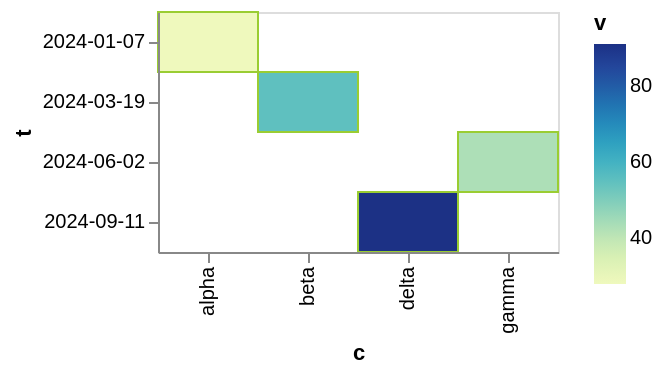

Write a Vega-Lite specification for this figure.
### Vega-Lite specification from a JSON file in a GitHub repository (floating-point values rounded to 4 significant figures)
{"$schema": "https://vega.github.io/schema/vega-lite/v6.json", "width": 200, "height": 120, "data": {"values": [{"c": "alpha", "v": 28, "w": 3, "t": "2024-01-07"}, {"c": "beta", "v": 55, "w": 7, "t": "2024-03-19"}, {"c": "gamma", "v": 43, "w": 5, "t": "2024-06-02"}, {"c": "delta", "v": 91, "w": 9, "t": "2024-09-11"}]}, "mark": "rect", "encoding": {"x": {"field": "c", "type": "nominal"}, "y": {"field": "t", "type": "ordinal"}, "color": {"field": "v", "type": "quantitative"}}, "config": {"rect": {"stroke": "yellowgreen"}}}
